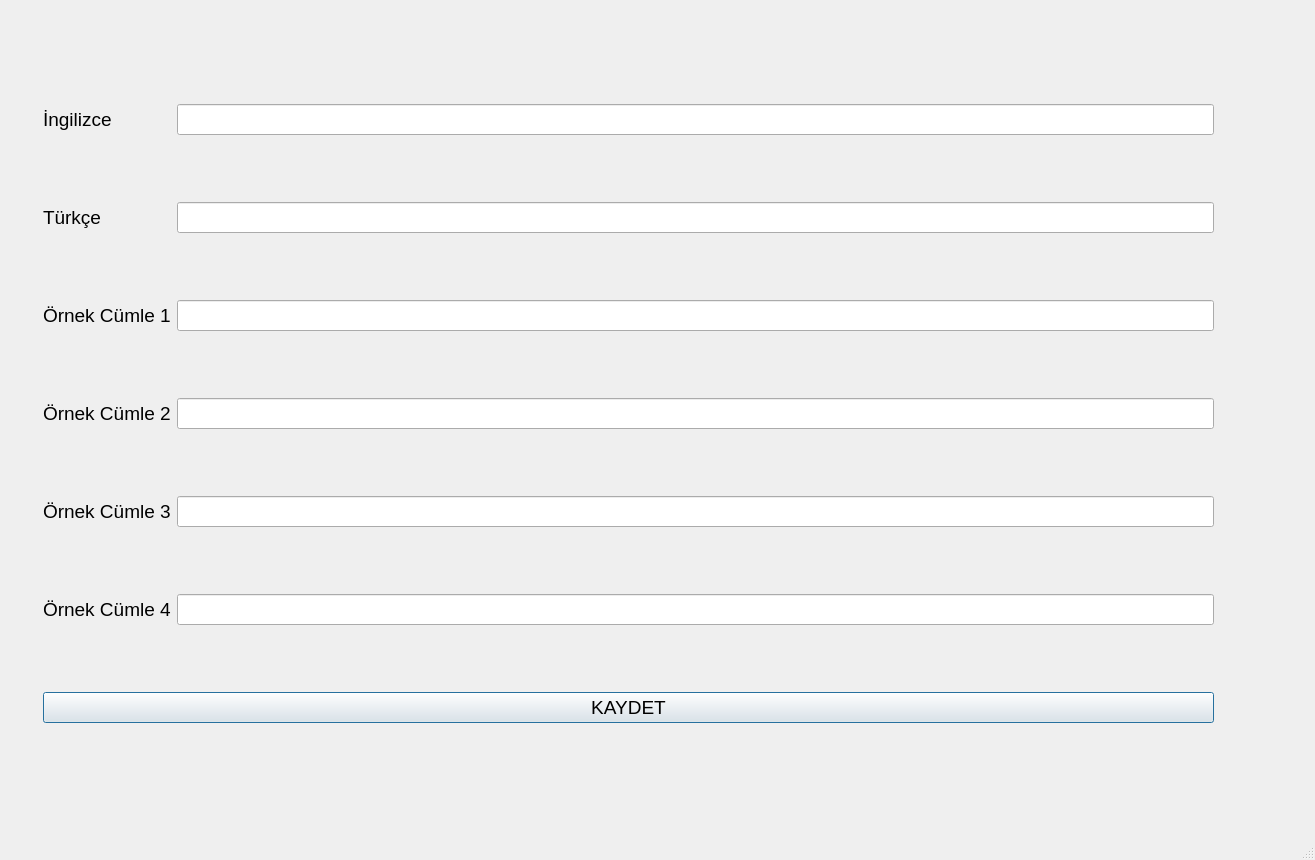
<?xml version="1.0" encoding="UTF-8"?>
<ui version="4.0">
 <class>MainWindow</class>
 <widget class="QMainWindow" name="MainWindow">
  <property name="geometry">
   <rect>
    <x>0</x>
    <y>0</y>
    <width>1315</width>
    <height>860</height>
   </rect>
  </property>
  <property name="windowTitle">
   <string>Sözlük Uygulaması v2.00</string>
  </property>
  <widget class="QWidget" name="centralwidget">
   <widget class="QWidget" name="layoutWidget">
    <property name="geometry">
     <rect>
      <x>43</x>
      <y>43</y>
      <width>1171</width>
      <height>741</height>
     </rect>
    </property>
    <layout class="QGridLayout" name="gridLayout">
     <item row="1" column="1">
      <widget class="QLineEdit" name="lineEdit_turkish">
       <property name="font">
        <font>
         <pointsize>14</pointsize>
        </font>
       </property>
      </widget>
     </item>
     <item row="0" column="1">
      <widget class="QLineEdit" name="lineEdit_english">
       <property name="font">
        <font>
         <pointsize>14</pointsize>
        </font>
       </property>
      </widget>
     </item>
     <item row="3" column="1">
      <widget class="QLineEdit" name="lineEdit_ex_2">
       <property name="font">
        <font>
         <pointsize>14</pointsize>
        </font>
       </property>
      </widget>
     </item>
     <item row="4" column="0">
      <widget class="QLabel" name="label_ex_3">
       <property name="font">
        <font>
         <pointsize>14</pointsize>
        </font>
       </property>
       <property name="text">
        <string>Örnek Cümle 3</string>
       </property>
      </widget>
     </item>
     <item row="3" column="0">
      <widget class="QLabel" name="label_ex_2">
       <property name="font">
        <font>
         <pointsize>14</pointsize>
        </font>
       </property>
       <property name="text">
        <string>Örnek Cümle 2</string>
       </property>
      </widget>
     </item>
     <item row="1" column="0">
      <widget class="QLabel" name="label_tr">
       <property name="font">
        <font>
         <pointsize>14</pointsize>
        </font>
       </property>
       <property name="text">
        <string>Türkçe</string>
       </property>
      </widget>
     </item>
     <item row="6" column="0" colspan="2">
      <widget class="QPushButton" name="button_save">
       <property name="sizePolicy">
        <sizepolicy hsizetype="Expanding" vsizetype="Fixed">
         <horstretch>0</horstretch>
         <verstretch>0</verstretch>
        </sizepolicy>
       </property>
       <property name="font">
        <font>
         <pointsize>14</pointsize>
        </font>
       </property>
       <property name="text">
        <string>KAYDET</string>
       </property>
       <property name="default">
        <bool>true</bool>
       </property>
      </widget>
     </item>
     <item row="4" column="1">
      <widget class="QLineEdit" name="lineEdit_ex_3">
       <property name="font">
        <font>
         <pointsize>14</pointsize>
        </font>
       </property>
      </widget>
     </item>
     <item row="0" column="0">
      <widget class="QLabel" name="label_en">
       <property name="font">
        <font>
         <pointsize>14</pointsize>
        </font>
       </property>
       <property name="text">
        <string>İngilizce</string>
       </property>
      </widget>
     </item>
     <item row="5" column="1">
      <widget class="QLineEdit" name="lineEdit_ex_4">
       <property name="font">
        <font>
         <pointsize>14</pointsize>
        </font>
       </property>
      </widget>
     </item>
     <item row="2" column="0">
      <widget class="QLabel" name="label_ex_1">
       <property name="font">
        <font>
         <pointsize>14</pointsize>
        </font>
       </property>
       <property name="text">
        <string>Örnek Cümle 1</string>
       </property>
      </widget>
     </item>
     <item row="2" column="1">
      <widget class="QLineEdit" name="lineEdit_ex_1">
       <property name="font">
        <font>
         <pointsize>14</pointsize>
        </font>
       </property>
      </widget>
     </item>
     <item row="5" column="0">
      <widget class="QLabel" name="label_ex_4">
       <property name="font">
        <font>
         <pointsize>14</pointsize>
        </font>
       </property>
       <property name="text">
        <string>Örnek Cümle 4</string>
       </property>
      </widget>
     </item>
    </layout>
   </widget>
  </widget>
  <widget class="QMenuBar" name="menubar">
   <property name="geometry">
    <rect>
     <x>0</x>
     <y>0</y>
     <width>1315</width>
     <height>31</height>
    </rect>
   </property>
  </widget>
  <widget class="QStatusBar" name="statusbar"/>
 </widget>
 <tabstops>
  <tabstop>lineEdit_english</tabstop>
  <tabstop>lineEdit_turkish</tabstop>
  <tabstop>lineEdit_ex_1</tabstop>
  <tabstop>lineEdit_ex_2</tabstop>
  <tabstop>lineEdit_ex_3</tabstop>
  <tabstop>lineEdit_ex_4</tabstop>
  <tabstop>button_save</tabstop>
 </tabstops>
 <resources/>
 <connections/>
</ui>
